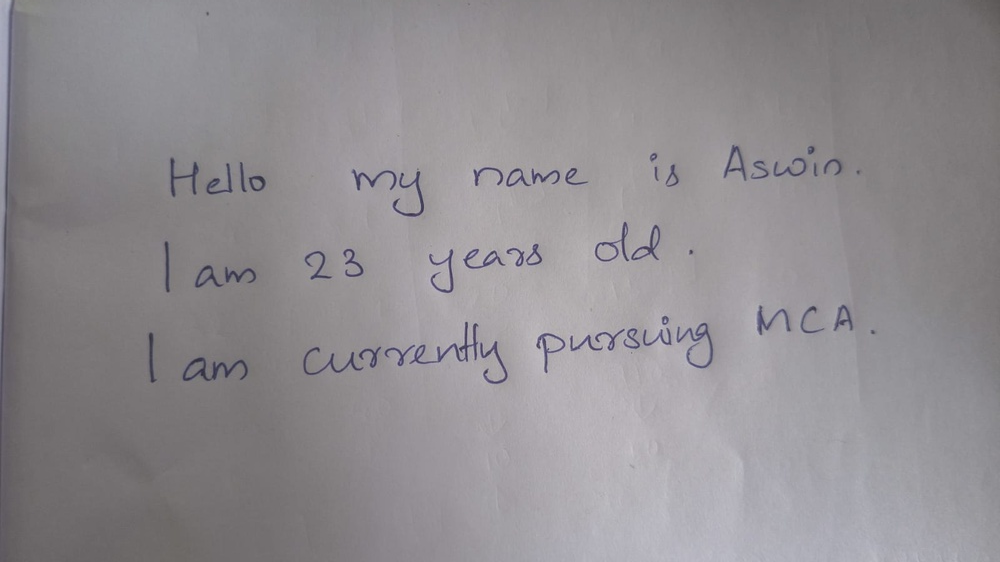
#> input picture img1.jpg, 1000 x 562 px, shrunk from 1599 x 899 before the run; its folder holds only this picture in this run
$ python -i segment_lines.py   (imports and definitions only)
#> lines starting #> are read from the running program, lines starting #| are printed output that depends on the picture; after the words box and inside, x2 and y2 are one past the last pixel; in counts of white or black regions, pixels touching at a corner belong together
"""
M9/M11 - Page-level preparation for handwriting recognition.

TrOCR reads ONE line of text at a time (it was trained on single-line
images). A phone photo of a handwritten page therefore has to be split
into lines before recognition, and it must be the right way up first.
The earlier M9 experiments used IAM images, which are already single
upright lines, so these two steps were never needed until real photos
were used.

Everything here is plain OpenCV, with no model involved.
"""

import cv2
import numpy as np


def ink_mask(gray: np.ndarray) -> np.ndarray:
    """
    Binary mask where ink is white. An adaptive threshold is used
    because phone photos have uneven lighting; a single global
    threshold (like the one in preprocess_image.deskew) treats shadows
    and mid-grey paper as ink.
    """
    blur = cv2.GaussianBlur(gray, (5, 5), 0)
    return cv2.adaptiveThreshold(
        blur, 255, cv2.ADAPTIVE_THRESH_GAUSSIAN_C, cv2.THRESH_BINARY_INV, 51, 15
    )


def horizontal_score(gray: np.ndarray) -> float:
    """
    Above 1.0 means text lines run horizontally; below 1.0 means they
    run vertically (the photo is sideways).

    Horizontal text makes the per-row ink totals swing between "line"
    and "gap" rows, so their spread is larger than the spread of the
    per-column totals. Raw totals are used on purpose: a version
    normalised by image size misjudged tight single-line crops.
    """
    ink = (ink_mask(gray) > 0).astype(np.float32)
    return float(ink.sum(axis=1).std() / (ink.sum(axis=0).std() + 1e-6))


def _merge_same_line(boxes, min_overlap=0.3):
    """Union boxes whose vertical extents overlap enough to be one text line."""
    parent = list(range(len(boxes)))

    def find(i):
        while parent[i] != i:
            parent[i] = parent[parent[i]]
            i = parent[i]
        return i

    for i in range(len(boxes)):
        for j in range(i + 1, len(boxes)):
            _, yi, _, hi = boxes[i]
            _, yj, _, hj = boxes[j]
            overlap = min(yi + hi, yj + hj) - max(yi, yj)
            if overlap > 0 and overlap / min(hi, hj) >= min_overlap:
                parent[find(i)] = find(j)

    groups = {}
    for i, box in enumerate(boxes):
        groups.setdefault(find(i), []).append(box)

    merged = []
    for members in groups.values():
        x0 = min(b[0] for b in members)
        y0 = min(b[1] for b in members)
        x1 = max(b[0] + b[2] for b in members)
        y1 = max(b[1] + b[3] for b in members)
        merged.append((int(x0), int(y0), int(x1 - x0), int(y1 - y0)))
    merged.sort(key=lambda b: b[1])
    return merged


def segment_lines(gray: np.ndarray) -> list:
    """
    Finds text lines in an upright page. Returns (x, y, w, h) boxes,
    top to bottom. Words are first joined horizontally into blobs, then
    blobs that share a horizontal band are merged into one line.

    Returns an empty list if nothing line-like is found; callers
    should then treat the whole image as a single line (this is the
    case for pre-cropped single-line images such as IAM).
    """
    h_img, w_img = gray.shape
    kernel = cv2.getStructuringElement(cv2.MORPH_RECT, (max(25, w_img // 18), 5))
    joined = cv2.morphologyEx(ink_mask(gray), cv2.MORPH_CLOSE, kernel)

    n, _, stats, _ = cv2.connectedComponentsWithStats(joined, connectivity=8)
    boxes = []
    for i in range(1, n):
        x, y, w, h, _ = stats[i]
        # Skip specks, and skip page edges / shadows (too tall to be a line).
        if w < w_img * 0.04 or h < h_img * 0.02 or h > h_img * 0.5:
            continue
        boxes.append((int(x), int(y), int(w), int(h)))
    return _merge_same_line(boxes)


def normalize_background(gray: np.ndarray) -> np.ndarray:
    """
    Flattens uneven lighting: estimates the paper background by erasing
    the thin ink strokes, then divides the image by it. The result is
    dark ink on an even white page, closer to the clean scans TrOCR
    was trained on. Whether this actually helps recognition is tested
    in tests/check_real_photos.py rather than assumed.
    """
    kernel = cv2.getStructuringElement(cv2.MORPH_ELLIPSE, (41, 41))
    background = cv2.morphologyEx(gray, cv2.MORPH_CLOSE, kernel)
    background = cv2.GaussianBlur(background, (0, 0), 21)
    return cv2.divide(gray, background, scale=255)


def crop_lines(gray: np.ndarray, boxes: list, pad_ratio: float = 0.12) -> list:
    """Cuts each line out with a little padding (relative to line height)."""
    h_img, w_img = gray.shape
    crops = []
    for (x, y, w, h) in boxes:
        pad = int(h * pad_ratio)
        crops.append(
            gray[max(0, y - pad): min(h_img, y + h + pad),
                 max(0, x - pad): min(w_img, x + w + pad)]
        )
    return crops

>>> import cv2
>>> picture = cv2.imread('../img1.jpg', cv2.IMREAD_GRAYSCALE)
#> picture: shape (562, 1000); min 47, max 199, mean 142.5
>>> result = segment_lines(picture)
#> in ink_mask, `return cv2.adaptiveThreshold( blur, 255, cv2.ADAPTIVE_THRESH_GAUSSIAN_..`:
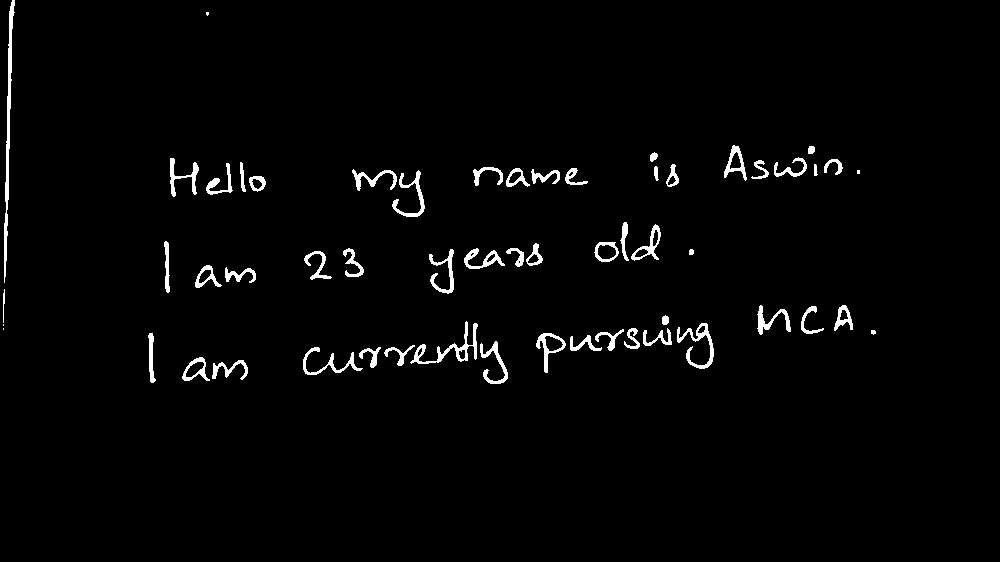
#> returned value: shape (562, 1000); 2.1% white; 57 white regions (4 under 20 px), largest, box (x1, y1, x2, y2) and area: (4, 0, 15, 283) 914, (410, 321, 478, 364) 610, (677, 323, 714, 369) 486
#> in segment_lines, `joined = cv2.morphologyEx(ink_mask(gray), cv2.MORPH_CLOSE, kernel)`:
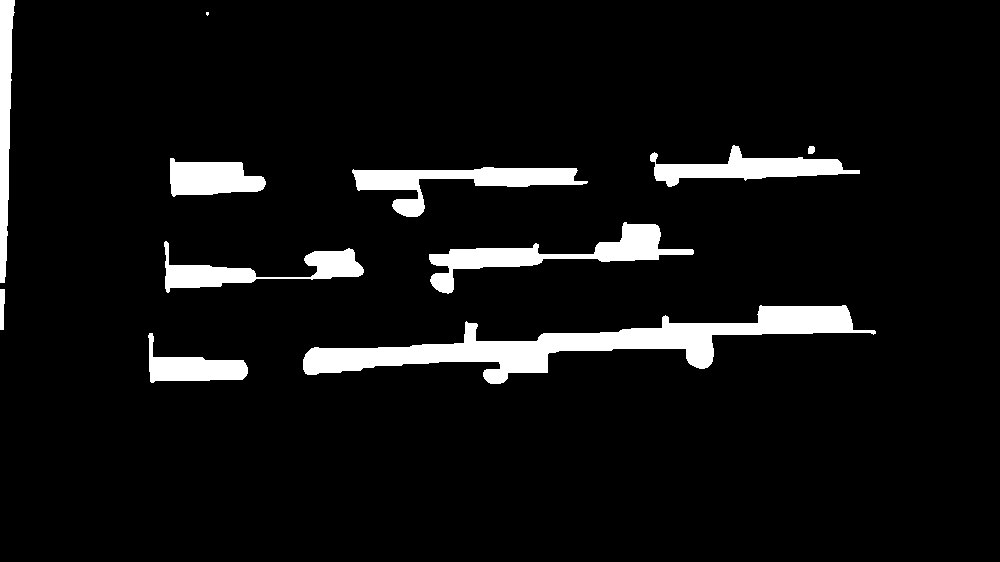
#> joined: shape (562, 1000); 6.6% white; 11 white regions (1 under 20 px), largest, box (x1, y1, x2, y2) and area: (303, 305, 876, 384) 13440, (429, 222, 694, 294) 4762, (352, 167, 588, 217) 4172
#> in segment_lines, `n, _, stats, _ = cv2.connectedComponentsWithStats(joined, connectivity..`: n = 12; stats = [[0, 0, 1000, 562, 524824], [0, 0, 15, 283, 2769], [206, 12, 3, 4, 10], [650, 145, 210, 42, 3525], [808, 146, 7, 8, 50], [170, 158, 96, 39, 2696], [352, 167, 236, 50, 4172], [429, 222, 265, 72, 4762], [164, 241, 200, 52, 3296], [0, 289, 5, 41, 179], [303, 305, 573, 79, 13440], [148, 333, 100, 50, 2277]]
#> the loop in segment_lines, `for i in range(1, n):` made 11 passes
#> (x, y, w, h) on passes 1 to 11: (0, 0, 15, 283), (206, 12, 3, 4), (650, 145, 210, 42), (808, 146, 7, 8), (170, 158, 96, 39), (352, 167, 236, 50), (429, 222, 265, 72), (164, 241, 200, 52), (0, 289, 5, 41), (303, 305, 573, 79), (148, 333, 100, 50)
#> after the loop in segment_lines, `for i in range(1, n):`: boxes = [(650, 145, 210, 42), (170, 158, 96, 39), (352, 167, 236, 50), (429, 222, 265, 72), (164, 241, 200, 52), (303, 305, 573, 79), (148, 333, 100, 50)]
#> in _merge_same_line, `parent = list(range(len(boxes)))`: parent = [0, 1, 2, 3, 4, 5, 6]
#> the loop in _merge_same_line, `for i in range(len(boxes)):` made 7 passes
#> after the loop in _merge_same_line, `for i in range(len(boxes)):`: parent = [1, 2, 2, 4, 4, 6, 6]
#> the loop in _merge_same_line, `for i, box in enumerate(boxes):` made 7 passes
#> after the loop in _merge_same_line, `for i, box in enumerate(boxes):`: groups = {2: [(650, 145, 210, 42), (170, 158, 96, 39), (352, 167, 236, 50)], 4: [(429, 222, 265, 72), (164, 241, 200, 52)], 6: [(303, 305, 573, 79), (148, 333, 100, 50)]}
#> the loop in _merge_same_line, `for members in groups.values():` made 3 passes
#> (members, x0, y0, x1, y1) on passes 2 to 3: ([(429, 222, 265, 72), (164, 241, 200, 52)], 164, 222, 694, 294), ([(303, 305, 573, 79), (148, 333, 100, 50)], 148, 305, 876, 384)
#> (x0, y0, x1, y1) on pass 1: (170, 145, 860, 217)
#> after the loop in _merge_same_line, `for members in groups.values():`: merged = [(170, 145, 690, 72), (164, 222, 530, 72), (148, 305, 728, 79)]
#> result has the same summary as merged in _merge_same_line

$ run again, on img2.jpg
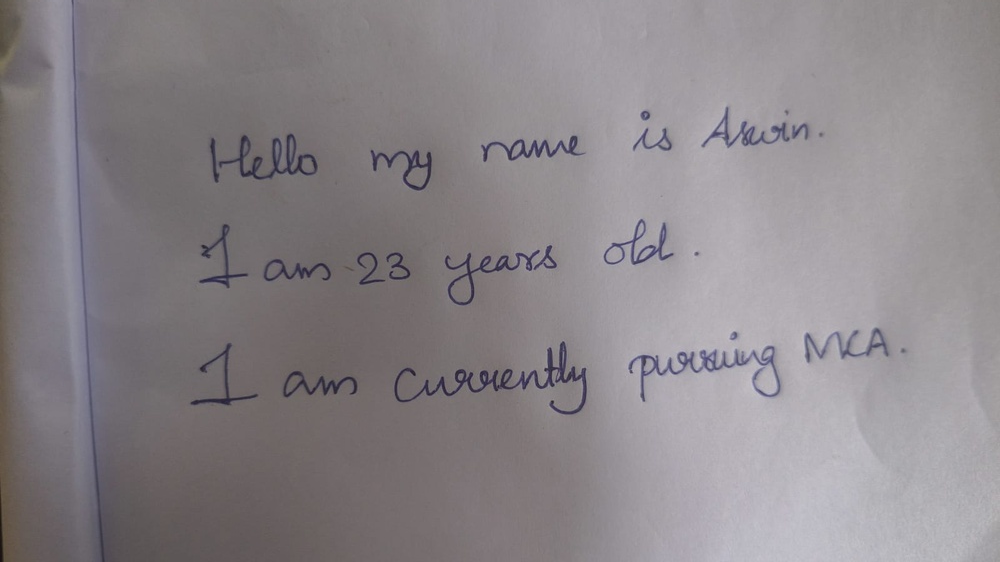
#> input picture img2.jpg, 1000 x 562 px, shrunk from 1599 x 899 before the run
#> in ink_mask, `return cv2.adaptiveThreshold( blur, 255, cv2.ADAPTIVE_THRESH_GAUSSIAN_..`:
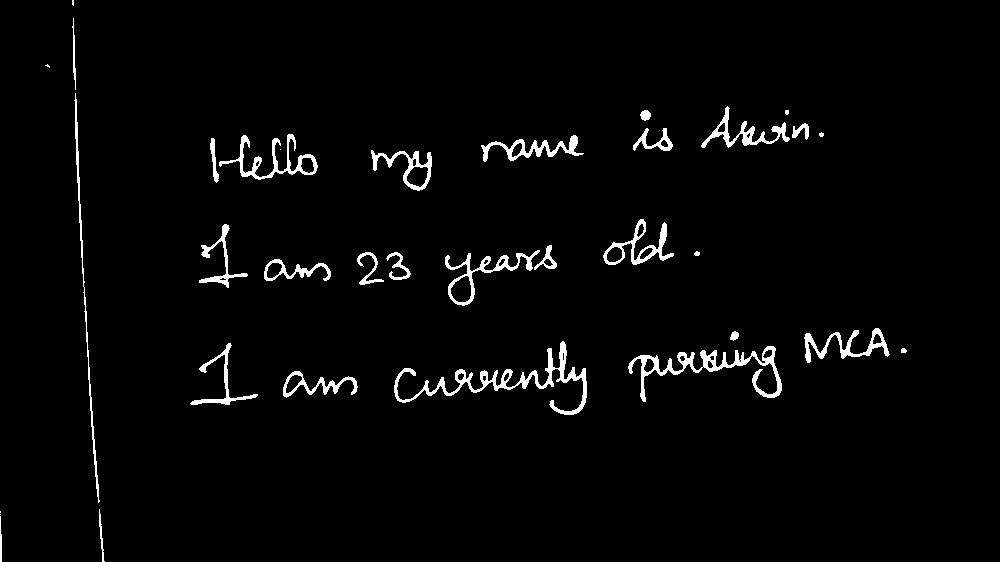
#> returned value: shape (562, 1000); 2.6% white; 34 white regions (7 under 20 px), largest, box (x1, y1, x2, y2) and area: (394, 341, 587, 415) 2084, (628, 346, 782, 402) 1753, (219, 134, 318, 180) 1001
#> in segment_lines, `joined = cv2.morphologyEx(ink_mask(gray), cv2.MORPH_CLOSE, kernel)`:
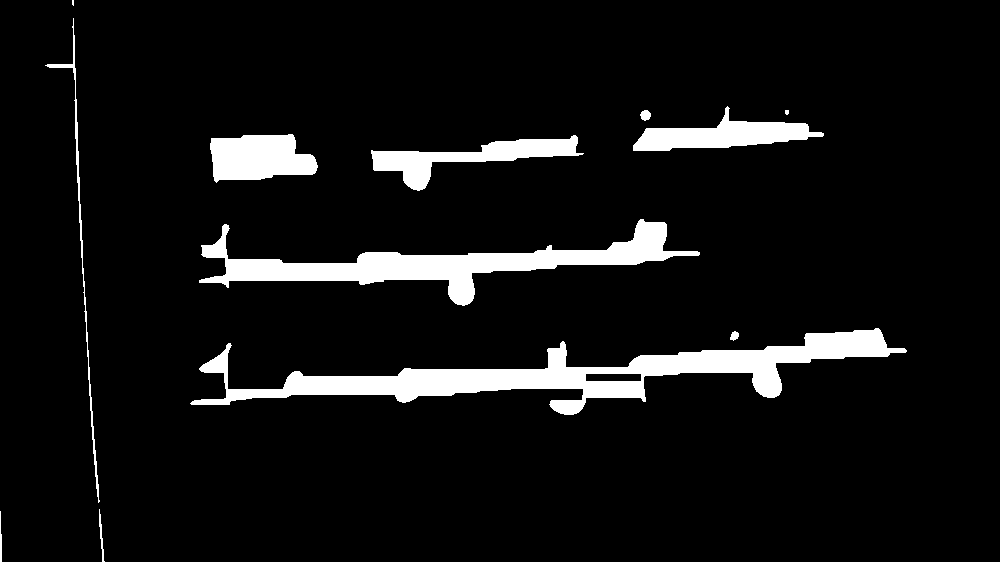
#> joined: shape (562, 1000); 7.3% white; 12 white regions (2 under 20 px), largest, box (x1, y1, x2, y2) and area: (190, 328, 907, 415) 16779, (199, 219, 700, 306) 11317, (210, 134, 318, 183) 3974
#> n = 13; stats = 13 rows, first 6: [0, 0, 1000, 562, 520839], [72, 0, 2, 6, 11], [45, 18, 55, 485, 1033], [633, 106, 191, 45, 3798], [640, 110, 11, 11, 89], [785, 110, 4, 5, 18]
#> the loop in segment_lines, `for i in range(1, n):` made 12 passes
#> (x, y, w, h) on passes 1 to 8: (72, 0, 2, 6), (45, 18, 55, 485), (633, 106, 191, 45), (640, 110, 11, 11), (785, 110, 4, 5), (210, 134, 108, 49), (371, 135, 213, 56), (199, 219, 501, 87)
#> after the loop in segment_lines, `for i in range(1, n):`: boxes = [(633, 106, 191, 45), (210, 134, 108, 49), (371, 135, 213, 56), (199, 219, 501, 87), (190, 328, 717, 87)]
#> in _merge_same_line, `parent = list(range(len(boxes)))`: parent = [0, 1, 2, 3, 4]
#> the loop in _merge_same_line, `for i in range(len(boxes)):` made 5 passes
#> after the loop in _merge_same_line, `for i in range(len(boxes)):`: parent = [1, 2, 2, 3, 4]
#> the loop in _merge_same_line, `for i, box in enumerate(boxes):` made 5 passes
#> after the loop in _merge_same_line, `for i, box in enumerate(boxes):`: groups = {2: [(633, 106, 191, 45), (210, 134, 108, 49), (371, 135, 213, 56)], 3: [(199, 219, 501, 87)], 4: [(190, 328, 717, 87)]}
#> the loop in _merge_same_line, `for members in groups.values():` made 3 passes
#> (members, x0, y0, x1, y1) on passes 2 to 3: ([(199, 219, 501, 87)], 199, 219, 700, 306), ([(190, 328, 717, 87)], 190, 328, 907, 415)
#> after the loop in _merge_same_line, `for members in groups.values():`: merged = [(210, 106, 614, 85), (199, 219, 501, 87), (190, 328, 717, 87)]
#> result has the same summary as merged in _merge_same_line
